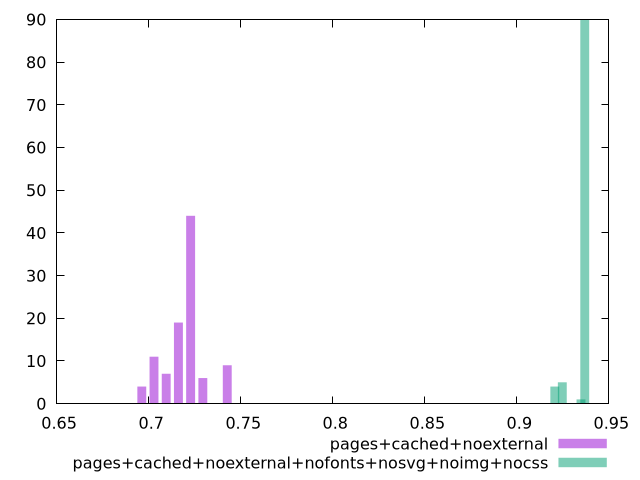

The script that saved this image:
$_pagesCachedNoexternal <<EOF
0.6962703101152183 4
0.7227948933577029 44
0.7095326017364606 7
0.729426039168324 6
0.7161637475470818 19
0.7426883307895662 9
0.7029014559258395 11
EOF
$_pagesCachedNoexternalNofontsNosvgNoimgNocss <<EOF
0.9368883931151191 90
0.9246946179335773 5
0.9348560972515287 1
0.9206300262063968 4
EOF
set key outside below
set terminal pngcairo
set output "report_00004_2020-11-02T20-21-41.718Z/performance_score/performance_score_pages+cached+noexternal_pages+cached+noexternal+nofonts+nosvg+noimg+nocss+hist.png"
set boxwidth 0.004812361659998015
set style fill transparent solid 0.5 noborder
set yrange [0:90]
plot $_pagesCachedNoexternal title "pages+cached+noexternal" with boxes ,$_pagesCachedNoexternalNofontsNosvgNoimgNocss title "pages+cached+noexternal+nofonts+nosvg+noimg+nocss" with boxes ,
